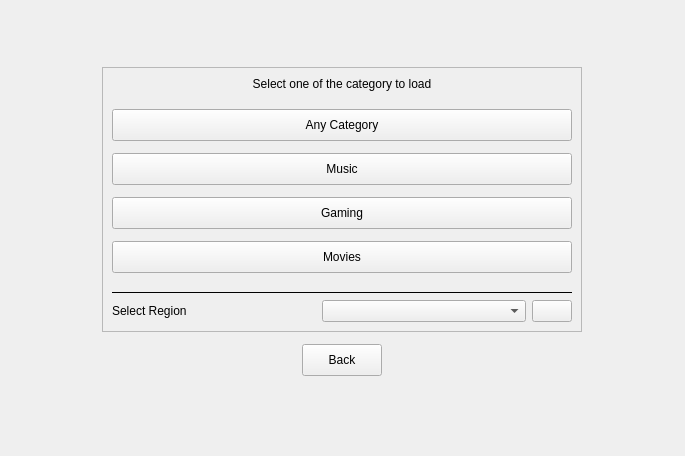
<?xml version="1.0" encoding="UTF-8"?>
<ui version="4.0">
 <class>TrendingWidget</class>
 <widget class="QWidget" name="TrendingWidget">
  <property name="geometry">
   <rect>
    <x>0</x>
    <y>0</y>
    <width>685</width>
    <height>456</height>
   </rect>
  </property>
  <property name="windowTitle">
   <string>Form</string>
  </property>
  <layout class="QHBoxLayout" name="horizontalLayout_2">
   <property name="leftMargin">
    <number>0</number>
   </property>
   <property name="topMargin">
    <number>0</number>
   </property>
   <property name="rightMargin">
    <number>0</number>
   </property>
   <property name="bottomMargin">
    <number>0</number>
   </property>
   <item>
    <widget class="QWidget" name="widget" native="true">
     <layout class="QVBoxLayout" name="verticalLayout">
      <item>
       <layout class="QVBoxLayout" name="verticalLayout_4">
        <property name="spacing">
         <number>12</number>
        </property>
        <property name="bottomMargin">
         <number>12</number>
        </property>
        <item alignment="Qt::AlignHCenter">
         <widget class="QFrame" name="frame">
          <property name="sizePolicy">
           <sizepolicy hsizetype="Maximum" vsizetype="Maximum">
            <horstretch>0</horstretch>
            <verstretch>0</verstretch>
           </sizepolicy>
          </property>
          <property name="minimumSize">
           <size>
            <width>480</width>
            <height>0</height>
           </size>
          </property>
          <property name="styleSheet">
           <string notr="true"> QFrame#frame
{
        background-image:url(:/icons/texture.png), linear-gradient(hsla(0,0%,32%,.99), hsla(0,0%,27%,.95));
        background-clip: border;
        border-image: none; 
        outline: 0;
}</string>
          </property>
          <property name="frameShape">
           <enum>QFrame::StyledPanel</enum>
          </property>
          <property name="frameShadow">
           <enum>QFrame::Raised</enum>
          </property>
          <layout class="QVBoxLayout" name="verticalLayout_3">
           <item>
            <widget class="QLabel" name="label">
             <property name="sizePolicy">
              <sizepolicy hsizetype="Preferred" vsizetype="Fixed">
               <horstretch>0</horstretch>
               <verstretch>0</verstretch>
              </sizepolicy>
             </property>
             <property name="text">
              <string>Select one of the category to load</string>
             </property>
             <property name="alignment">
              <set>Qt::AlignCenter</set>
             </property>
            </widget>
           </item>
           <item>
            <layout class="QVBoxLayout" name="verticalLayout_2">
             <property name="spacing">
              <number>12</number>
             </property>
             <property name="topMargin">
              <number>12</number>
             </property>
             <property name="bottomMargin">
              <number>12</number>
             </property>
             <item>
              <widget class="QPushButton" name="defaultPb">
               <property name="minimumSize">
                <size>
                 <width>0</width>
                 <height>32</height>
                </size>
               </property>
               <property name="text">
                <string>Any Category</string>
               </property>
               <property name="icon">
                <iconset resource="icons.qrc">
                 <normaloff>:/icons/up.png</normaloff>:/icons/up.png</iconset>
               </property>
               <property name="iconSize">
                <size>
                 <width>22</width>
                 <height>22</height>
                </size>
               </property>
              </widget>
             </item>
             <item>
              <widget class="QPushButton" name="musicPb">
               <property name="minimumSize">
                <size>
                 <width>0</width>
                 <height>32</height>
                </size>
               </property>
               <property name="text">
                <string>Music</string>
               </property>
               <property name="icon">
                <iconset resource="icons.qrc">
                 <normaloff>:/icons/music.png</normaloff>:/icons/music.png</iconset>
               </property>
               <property name="iconSize">
                <size>
                 <width>22</width>
                 <height>22</height>
                </size>
               </property>
              </widget>
             </item>
             <item>
              <widget class="QPushButton" name="gamingPb">
               <property name="minimumSize">
                <size>
                 <width>0</width>
                 <height>32</height>
                </size>
               </property>
               <property name="text">
                <string>Gaming</string>
               </property>
               <property name="icon">
                <iconset resource="icons.qrc">
                 <normaloff>:/icons/game_pad.png</normaloff>:/icons/game_pad.png</iconset>
               </property>
               <property name="iconSize">
                <size>
                 <width>22</width>
                 <height>22</height>
                </size>
               </property>
              </widget>
             </item>
             <item>
              <widget class="QPushButton" name="moviesPb">
               <property name="minimumSize">
                <size>
                 <width>0</width>
                 <height>32</height>
                </size>
               </property>
               <property name="text">
                <string>Movies</string>
               </property>
               <property name="icon">
                <iconset resource="icons.qrc">
                 <normaloff>:/icons/video.png</normaloff>:/icons/video.png</iconset>
               </property>
               <property name="iconSize">
                <size>
                 <width>22</width>
                 <height>22</height>
                </size>
               </property>
              </widget>
             </item>
            </layout>
           </item>
           <item>
            <widget class="Line" name="line">
             <property name="frameShadow">
              <enum>QFrame::Plain</enum>
             </property>
             <property name="orientation">
              <enum>Qt::Horizontal</enum>
             </property>
            </widget>
           </item>
           <item>
            <layout class="QHBoxLayout" name="horizontalLayout">
             <property name="topMargin">
              <number>0</number>
             </property>
             <item>
              <widget class="QLabel" name="label_2">
               <property name="sizePolicy">
                <sizepolicy hsizetype="Preferred" vsizetype="Fixed">
                 <horstretch>0</horstretch>
                 <verstretch>0</verstretch>
                </sizepolicy>
               </property>
               <property name="text">
                <string>Select Region</string>
               </property>
              </widget>
             </item>
             <item>
              <widget class="QComboBox" name="regionComboBox"/>
             </item>
             <item>
              <widget class="QPushButton" name="resetRegion">
               <property name="sizePolicy">
                <sizepolicy hsizetype="Maximum" vsizetype="Fixed">
                 <horstretch>0</horstretch>
                 <verstretch>0</verstretch>
                </sizepolicy>
               </property>
               <property name="toolTip">
                <string>Reset to region</string>
               </property>
               <property name="text">
                <string/>
               </property>
               <property name="icon">
                <iconset resource="icons.qrc">
                 <normaloff>:/icons/button_blue_repeat.png</normaloff>:/icons/button_blue_repeat.png</iconset>
               </property>
              </widget>
             </item>
            </layout>
           </item>
          </layout>
         </widget>
        </item>
        <item alignment="Qt::AlignHCenter">
         <widget class="QPushButton" name="moviesPb_2">
          <property name="sizePolicy">
           <sizepolicy hsizetype="Maximum" vsizetype="Fixed">
            <horstretch>0</horstretch>
            <verstretch>0</verstretch>
           </sizepolicy>
          </property>
          <property name="minimumSize">
           <size>
            <width>0</width>
            <height>32</height>
           </size>
          </property>
          <property name="toolTip">
           <string>Go back</string>
          </property>
          <property name="text">
           <string>Back</string>
          </property>
          <property name="icon">
           <iconset resource="icons.qrc">
            <normaloff>:/icons/prev.png</normaloff>:/icons/prev.png</iconset>
          </property>
          <property name="iconSize">
           <size>
            <width>22</width>
            <height>22</height>
           </size>
          </property>
         </widget>
        </item>
       </layout>
      </item>
     </layout>
    </widget>
   </item>
  </layout>
 </widget>
 <resources>
  <include location="icons.qrc"/>
 </resources>
 <connections/>
</ui>
